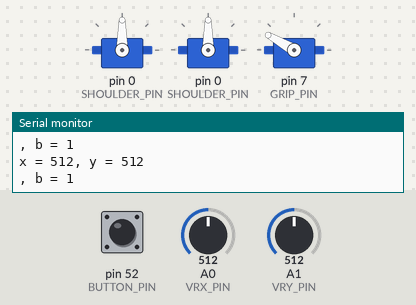
A sketch run on a simulated Arduino Mega 2560, built with avr-gcc and run on an emulated ATmega2560. Parts: 3 × servo, the last lines printed to the serial monitor. Inputs (shaded band) come from the test bench; at power-on: A0 (VRX_PIN) = 512, A1 (VRY_PIN) = 512, pin 52 (BUTTON_PIN) HIGH.

Above: at 1.2 s.
1.3 s: A0 (VRX_PIN) set to 992
At 1.7 s:
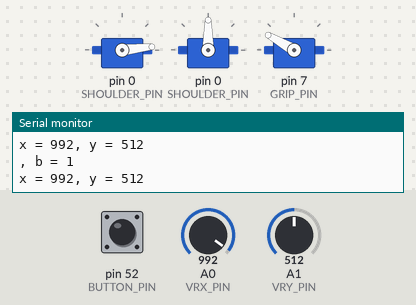
2.8 s: A0 (VRX_PIN) set to 1008
At 3.5 s:
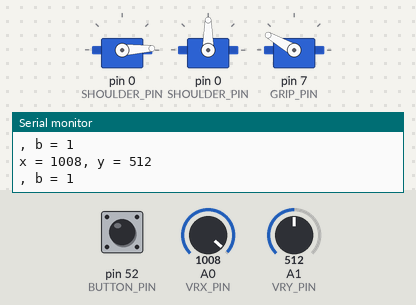
5.8 s: A1 (VRY_PIN) set to 984
At 7.0 s:
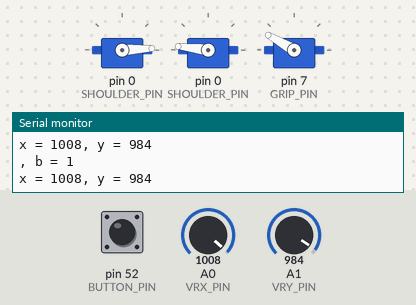
7.3 s: A1 (VRY_PIN) set to 1014
At 7.6 s:
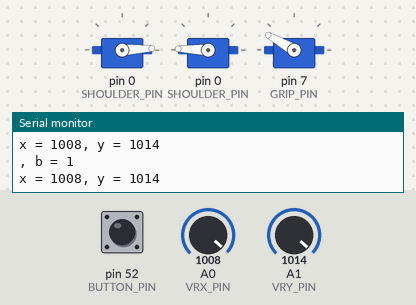
10.3 s: pin 52 (BUTTON_PIN) pulled LOW for 0.15 s
At 10.4 s:
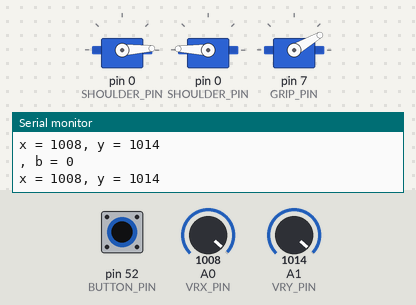
11.9 s: A0 (VRX_PIN) set to 900
At 12.8 s:
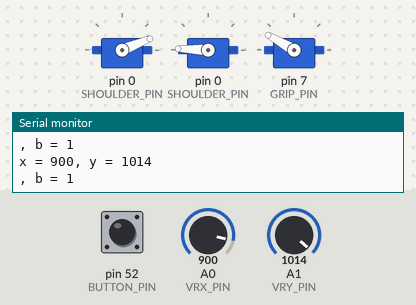
Timing chart, 0 to 14.4 s (numbered marks = the images above; inputs shaded):
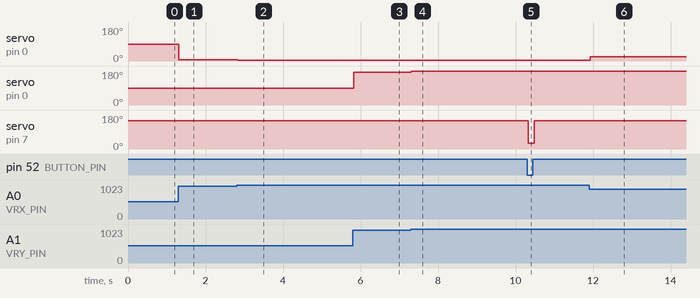

Measured:
- after the input at 1.3 s, servo on pin 0 (SHOULDER_PIN): 90° → 6° at once
- after the input at 2.8 s, servo on pin 0 (SHOULDER_PIN): 6° → 3° at once
- after the input at 5.8 s, servo on pin 0 (SHOULDER_PIN): 90° → 173° at once
- after the input at 7.3 s, servo on pin 0 (SHOULDER_PIN): 173° → 178° at once
- after the input at 10.3 s, servo on pin 7 (GRIP_PIN): 150° → 30° at once, → 150° 0.15 s later
- after the input at 11.9 s, servo on pin 0 (SHOULDER_PIN): 3° → 22° at once

The sketch:

arm.ino
```cpp
#include <Servo.h>

/******************************************************
 *                   PIN DEFINITIONS                  *
 ******************************************************/
#define VRX_PIN  A0 // Arduino pin connected to VRX pin
#define VRY_PIN  A1 // Arduino pin connected to VRY pin
#define BUTTON_PIN 52
#define SHOULDER_PIN 0
#define ELBOW_PIN 0
#define GRIP_PIN 7

/******************************************************
 *                   SENTINEL VALUES                  *
 ******************************************************/
#define CLOSED_VAL 150
#define OPEN_VAL 30

/******************************************************
 *         GLOBAL VARIABLES :: ARM STATE              *
 ******************************************************/
Servo shoulder;
Servo elbow;
Servo grip;

int joy_x_value = 0; // To store value of the X axis
int joy_y_value = 0; // To store value of the Y axis
int button_state = 0;
int shoulder_rot = 0;
int elbow_a = 0;

/******************************************************
 *                   INITIAL SETUP                    *
 ******************************************************/
void setup() {
  Serial.begin(9600);
  shoulder.attach(SHOULDER_PIN);
  elbow.attach(ELBOW_PIN);
  grip.attach(GRIP_PIN);
  pinMode(BUTTON_PIN, INPUT_PULLUP);
}

/******************************************************
 *                   CONTROL LOOP                     *
 ******************************************************/
void loop() {
  // [ READ INPUT STATE ]
  joy_x_value = analogRead(VRX_PIN);
  joy_y_value = analogRead(VRY_PIN);
  button_state = digitalRead(BUTTON_PIN);


  // [ PRINT FOR MONITORING ]
  Serial.print("x = ");
  Serial.print(joy_x_value);
  Serial.print(", y = ");
  Serial.println(joy_y_value);
  Serial.print(", b = ");
  Serial.println(button_state);

  // [ REPOSITION ARM ]
  shoulder_rot = map(joy_x_value, 0, 1023, 0, 180);
  shoulder.write(180-shoulder_rot);

  elbow_a = map(joy_y_value, 0, 1023, 0, 180);
  elbow.write(elbow_a);

  grip.write(button_state ? CLOSED_VAL : OPEN_VAL);

  // [ DEBOUNCE DELAY ]
  delay(20);
}
```
